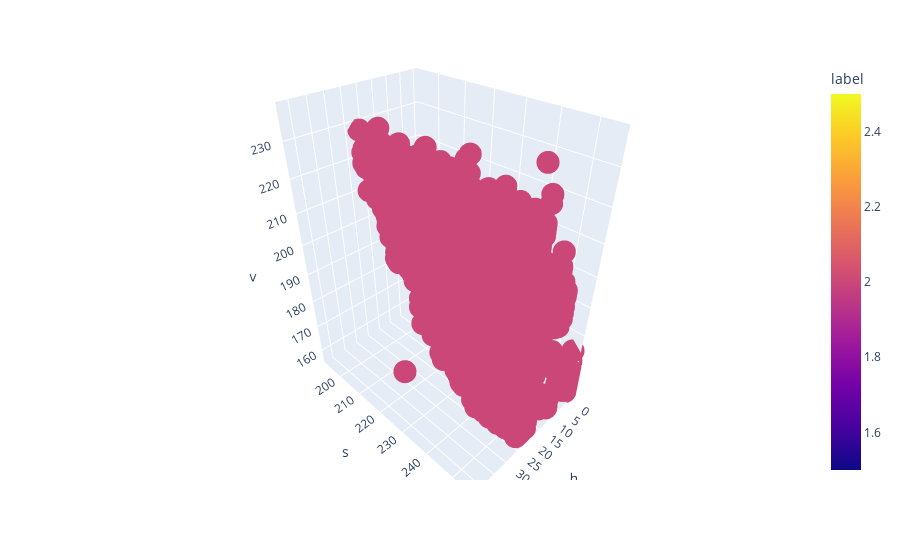

Notebook code for this chart:
### Code cell
df = pd.DataFrame(hsv)
df.rename(columns={0:'h',1:'s',2:'v'}, inplace=True)
df['label'] = cluster.labels_
fig = px.scatter_3d(df.sample(frac=0.2)[df['label']==2], x='h', y='s', z='v',
            color='label')
fig.show()

### Figure 1 — Plotly figure (JSON) as saved in the notebook; plotly's stock layout.template omitted (floating-point values rounded to 4 significant figures; data arrays with more than 128 entries replaced by an {"elided": "..."} marker saying what was removed)
{"data": [{"hovertemplate": "h=%{x}<br>s=%{y}<br>v=%{z}<br>label=%{marker.color}<extra></extra>", "legendgroup": "", "marker": {"color": {"elided": "24569 int values"}, "coloraxis": "coloraxis", "symbol": "circle"}, "mode": "markers", "name": "", "scene": "scene", "showlegend": false, "type": "scatter3d", "x": {"elided": "24569 int values"}, "y": {"elided": "24569 int values"}, "z": {"elided": "24569 int values"}}], "layout": {"coloraxis": {"colorbar": {"title": {"text": "label"}}, "colorscale": [[0, "#0d0887"], [0.1111, "#46039f"], [0.2222, "#7201a8"], [0.3333, "#9c179e"], [0.4444, "#bd3786"], [0.5556, "#d8576b"], [0.6667, "#ed7953"], [0.7778, "#fb9f3a"], [0.8889, "#fdca26"], [1, "#f0f921"]]}, "legend": {"tracegroupgap": 0}, "margin": {"t": 60}, "scene": {"domain": {"x": [0, 1], "y": [0, 1]}, "xaxis": {"title": {"text": "h"}}, "yaxis": {"title": {"text": "s"}}, "zaxis": {"title": {"text": "v"}}}}}
